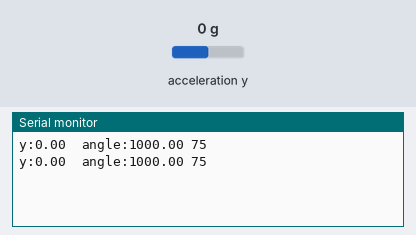
Recording of a sketch running on a simulated Arduino Uno, built with avr-gcc and run on an emulated ATmega328P. Shown: the last lines printed to the serial monitor. The test bench sets the inputs (shaded band); at power-on: acceleration y 0 g.

Above: at 1.2 s.
1.3 s: acceleration y set to -1.4 g
At 2.6 s:
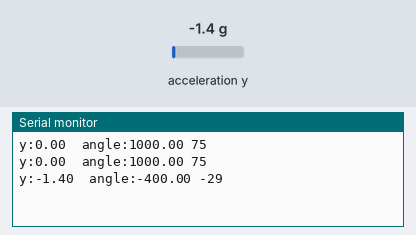
2.8 s: acceleration y set to -0.8 g
At 3.8 s:
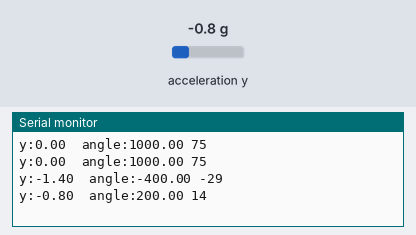
Timing chart, 0 to 5.8 s (numbered marks = the images above; inputs shaded):
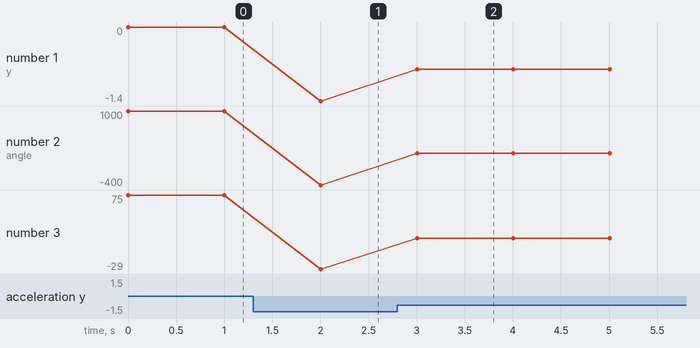

Measured:
- after the input at 1.3 s, the serial monitor: prints a new line after 0.70 s (image 1)
- after the input at 2.8 s, the serial monitor: prints a new line after 0.20 s (image 2)
- plotted number 1: 0 → -1.4 after the input at 1.3 s, -1.4 → -0.8 after the input at 2.8 s
- plotted number 2: 1000 → -400 after the input at 1.3 s, -400 → 200 after the input at 2.8 s
- plotted number 3: 75 → -29 after the input at 1.3 s, -29 → 14 after the input at 2.8 s

The sketch:

Final_project-accelometer.ino
```cpp
//This is the package for the Accelerometer (I installed)
#include "LIS3DHTR.h"
//Needs this package (already installed?)
#include <Wire.h>
//Define the variable LIS as type LIS3DHTR<TwoWire>
LIS3DHTR<TwoWire> LIS; //IIC
//Changed name Wire to WIRE
#define WIRE Wire
float yAcc;
int val;
float valMap;


void setup() {
  //set up connection:
  Serial.begin(115200);
  LIS.begin(WIRE,0x19); //IIC init
  //I don't think that we want temperature control so I tried to shut it off
  LIS.closeTemp();
  //setFullScaleRange sets the full range of the accelometer --> defines how much acceleration the sensor cna measure
  //LIS3DHTR_RANGE_2G means +-2 gravitational acceleration
  LIS.setFullScaleRange(LIS3DHTR_RANGE_2G);
  //provide output measurements at this rate
  LIS.setOutputDataRate(LIS3DHTR_DATARATE_50HZ);
}

void loop() {
  if (!LIS)
  {
    Serial.println("LIS3DHTR didn't connect.");
  }
  //calculate the angle from the y-axis output of the accelerometer (-1 to 1)
  //I chose to use the y-axis = board hold in front of your face and move left right (displaces the servo the least)
  yAcc = LIS.getAccelerationY();
  Serial.print("y:"); Serial.print(LIS.getAccelerationY()); Serial.print("  ");
  //converts value from gravitational acceleration into angles between 0 and 150
  valMap = (yAcc+1)*1000;
  val = map(valMap, 0, 2000, 0, 150);
  Serial.print("angle:"); Serial.print(valMap); Serial.print(" "); Serial.println(val);
  delay(1000);
}
```
